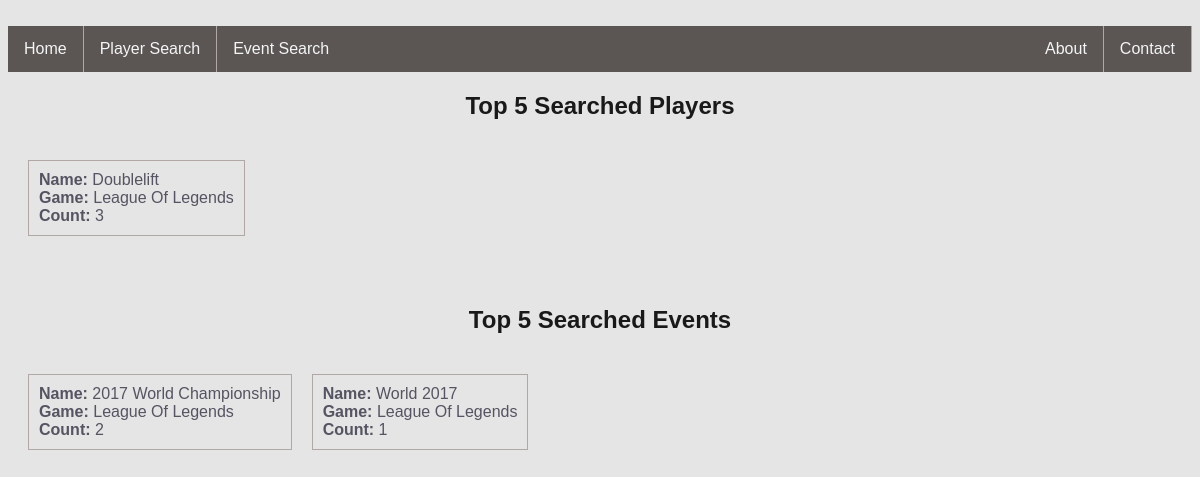
The app's page /, older data.
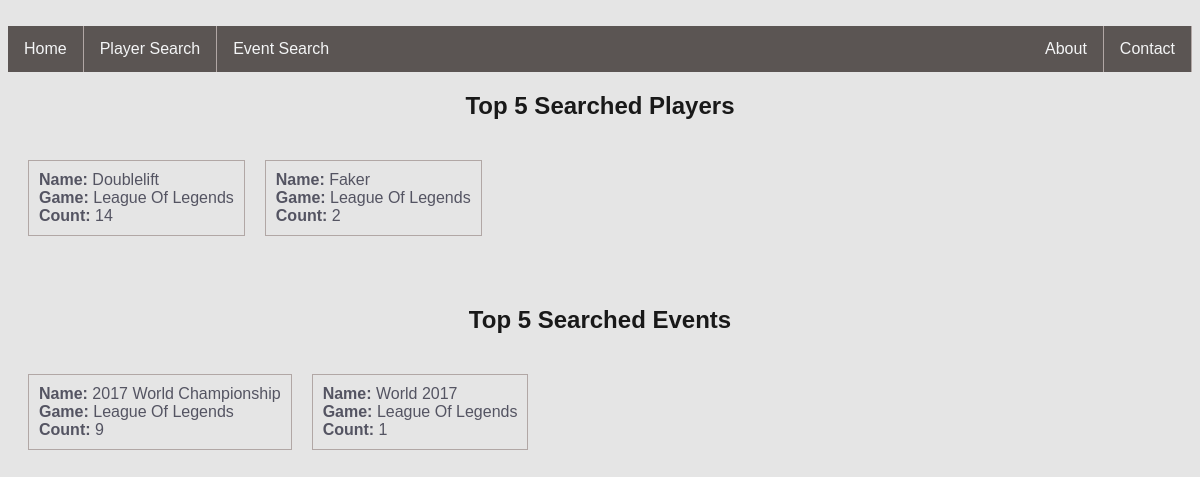
The same page, newer data.
### esports/models.py (models this page shows, shortened)
class Player(models.Model):
    name = models.CharField(max_length=50)
    game = models.CharField(max_length=50)
    count = models.IntegerField()

class Event(models.Model):
    name = models.CharField(max_length=50)
    game = models.CharField(max_length=50)
    count = models.IntegerField()

### esports/views.py (the view)
# urls.py: path('', views.home, name='home'),
def home(request):
    request.session.flush()
    context = {
            'player_list': get_top_5_item_searches(Player),
            'event_list': get_top_5_item_searches(Event),
            }
    return render(request, 'esports/home.html', context)

### esports/templatetags/esports_extras.py (called while the page is built)
@register.filter
def get_title_from_url(value):
    return value.split('/')[-1].replace('-', ' ').title()

### esports/views.py (called while the page is built)
def get_top_5_item_searches(database):
    return database.objects.order_by('-count')[:5]

### esports/templates/esports/home.html
{% extends './base.html'  %}
{% load static %}
{% load esports_extras %}
{% block content %}
<div class="searched">
    <h2>Top 5 Searched Players</h2>
    {% if player_list %}
    <ul>
      {% for player in player_list %}
      <a href="{% url 'playerresults' player.name player.game %}">
      <li>
        <b>Name: </b>{{ player.name|get_title_from_url }} <br>
        <b>Game: </b>{{ player.game|get_title_from_url }} <br>
        <b>Count: </b>{{ player.count }} <br>
      </li>
      </a>
      {% endfor %}
    </ul>
    {% else %}
    <p>No Players Found</p>
    {% endif %}
    <h2>Top 5 Searched Events</h2>
    {% if event_list %}
    <ul>
      {% for event in event_list %}
      <a href="{% url 'playerresults' event.name event.game %}">
      <li>
        <b>Name: </b>{{ event.name|get_title_from_url }} <br>
        <b>Game: </b>{{ event.game|get_title_from_url }} <br>
        <b>Count: </b>{{ event.count }} <br>
      </li>
      </a>
      {% endfor %}
    </ul>
    {% else %}
    <p>No Events Found</p>
    {% endif %}
</div>
{% endblock content %}

### esports/templates/esports/base.html (shortened to what this page needs)
﻿{% load static %}
<!doctype html>
<html lang="en">
  <head>
    <link rel="stylesheet" type="text/css" href="{% static 'esports/style.css' %}" />
    <link rel="stylesheet" type="text/css" href="{% static 'esports/navbar.css' %}" />
  </head>
  <body>
    <div class='navbar'>
      <ul>
        <li><a href="{% url 'home' %}">Home</a></li>
        <li><a href="{% url 'playersearch' %}">Player Search</a></li>
        <li><a href="{% url 'eventsearch' %}">Event Search</a></li>
        <li><a href="{% url 'contact' %}">Contact</a></li>
        <li><a href="{% url 'about' %}">About</a></li>
    </div>
    <div class='content'>
      {% block content %}{% endblock content %}
    </div>
  </body>
</html>

### esports/static/esports/style.css (style rules this page uses)
body { background-color: #E5E5E5; display: block; font-family: sans-serif; }
.content h2 { text-align: center; color: #191919; }
.searched { display: inline-block; width: 100%; margin-left: auto; margin-right: auto; color: #545462; }
.searched ul { list-style-type: none; padding: 10px; margin-bottom: 50px; display: flex; }
.searched li { float: left; border: 1px solid #B1A7A5; padding: 10px; margin: 10px; text-align: left; }
.searched a { color: inherit; }

### esports/static/esports/navbar.css (style rules this page uses)
.navbar ul { list-style-type: none; margin: 0px; padding: 0px; overflow: hidden; background-color: #5B5553; }
.navbar li { float: left; border-right: 1px solid #B1A7A5; }
.navbar li:last-child { float: right; border-left: none; }
.navbar li:nth-last-child(2) { float: right; }
.navbar li:nth-last-child(3) { border-right: none; }
.navbar a { display: block; color: #F4F5F6; text-align: center; padding: 14px 16px; text-decoration: none; }

Row changes from the older to the newer data that the page shows:
changed Player "Doublelift": count "3" → "14"
added Player: name|get_title_from_url "Faker", game|get_title_from_url "League Of Legends", count "2"
changed Event "2017 World Championship": count "2" → "9"
